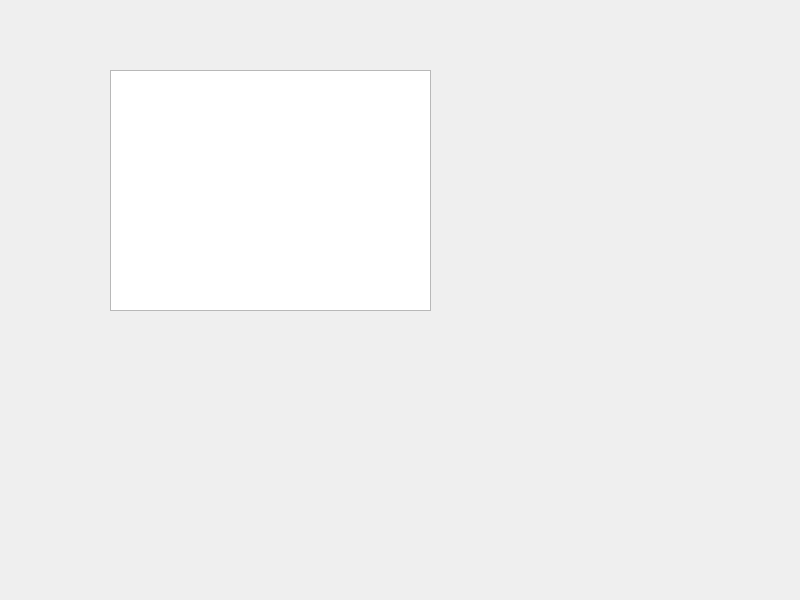
<?xml version="1.0" encoding="UTF-8"?>
<ui version="4.0">
 <class>Widget</class>
 <widget class="QWidget" name="Widget">
  <property name="geometry">
   <rect>
    <x>0</x>
    <y>0</y>
    <width>800</width>
    <height>600</height>
   </rect>
  </property>
  <property name="windowTitle">
   <string>Widget</string>
  </property>
  <widget class="QTableWidget" name="tableWidget">
   <property name="geometry">
    <rect>
     <x>110</x>
     <y>70</y>
     <width>321</width>
     <height>241</height>
    </rect>
   </property>
  </widget>
 </widget>
 <resources/>
 <connections/>
</ui>
